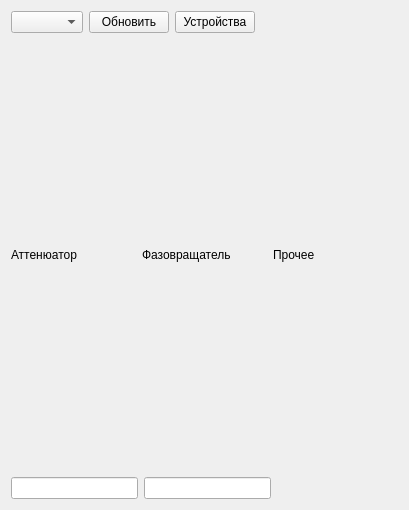
<?xml version="1.0" encoding="UTF-8"?>
<ui version="4.0">
 <class>Form</class>
 <widget class="QWidget" name="Form">
  <property name="geometry">
   <rect>
    <x>0</x>
    <y>0</y>
    <width>409</width>
    <height>510</height>
   </rect>
  </property>
  <property name="windowTitle">
   <string>Formnew</string>
  </property>
  <layout class="QGridLayout" name="gridLayout_4">
   <item row="0" column="0">
    <layout class="QGridLayout" name="gridLayout">
     <item row="0" column="0">
      <widget class="QComboBox" name="comboBoxToolList">
       <property name="minimumSize">
        <size>
         <width>0</width>
         <height>0</height>
        </size>
       </property>
       <property name="layoutDirection">
        <enum>Qt::LeftToRight</enum>
       </property>
       <property name="insertPolicy">
        <enum>QComboBox::InsertAtBottom</enum>
       </property>
      </widget>
     </item>
     <item row="0" column="1">
      <widget class="QPushButton" name="pushButtonRefresh">
       <property name="minimumSize">
        <size>
         <width>0</width>
         <height>0</height>
        </size>
       </property>
       <property name="text">
        <string>Обновить</string>
       </property>
      </widget>
     </item>
     <item row="0" column="3">
      <spacer name="horizontalSpacer">
       <property name="orientation">
        <enum>Qt::Horizontal</enum>
       </property>
       <property name="sizeHint" stdset="0">
        <size>
         <width>40</width>
         <height>20</height>
        </size>
       </property>
      </spacer>
     </item>
     <item row="0" column="2">
      <widget class="QPushButton" name="pushButton">
       <property name="minimumSize">
        <size>
         <width>0</width>
         <height>0</height>
        </size>
       </property>
       <property name="text">
        <string>Устройства</string>
       </property>
      </widget>
     </item>
    </layout>
   </item>
   <item row="2" column="0">
    <layout class="QHBoxLayout" name="horizontalLayout">
     <item>
      <widget class="QLineEdit" name="lineEdit_4"/>
     </item>
     <item>
      <widget class="QLineEdit" name="lineEdit_7"/>
     </item>
     <item>
      <spacer name="horizontalSpacer_2">
       <property name="orientation">
        <enum>Qt::Horizontal</enum>
       </property>
       <property name="sizeHint" stdset="0">
        <size>
         <width>40</width>
         <height>20</height>
        </size>
       </property>
      </spacer>
     </item>
    </layout>
   </item>
   <item row="1" column="0">
    <layout class="QGridLayout" name="gridLayout_3">
     <item row="1" column="2">
      <layout class="QVBoxLayout" name="verticalLayoutOther"/>
     </item>
     <item row="0" column="0" colspan="3">
      <layout class="QGridLayout" name="gridLayout_2">
       <item row="0" column="1">
        <widget class="QLabel" name="label_5">
         <property name="text">
          <string>Фазовращатель</string>
         </property>
        </widget>
       </item>
       <item row="0" column="0">
        <widget class="QLabel" name="label">
         <property name="text">
          <string>Аттенюатор</string>
         </property>
        </widget>
       </item>
       <item row="0" column="2">
        <widget class="QLabel" name="label_6">
         <property name="text">
          <string>Прочее</string>
         </property>
        </widget>
       </item>
      </layout>
     </item>
     <item row="1" column="1">
      <layout class="QVBoxLayout" name="verticalLayoutFv"/>
     </item>
     <item row="1" column="0">
      <layout class="QVBoxLayout" name="verticalLayoutAtt"/>
     </item>
    </layout>
   </item>
  </layout>
 </widget>
 <resources/>
 <connections/>
</ui>
